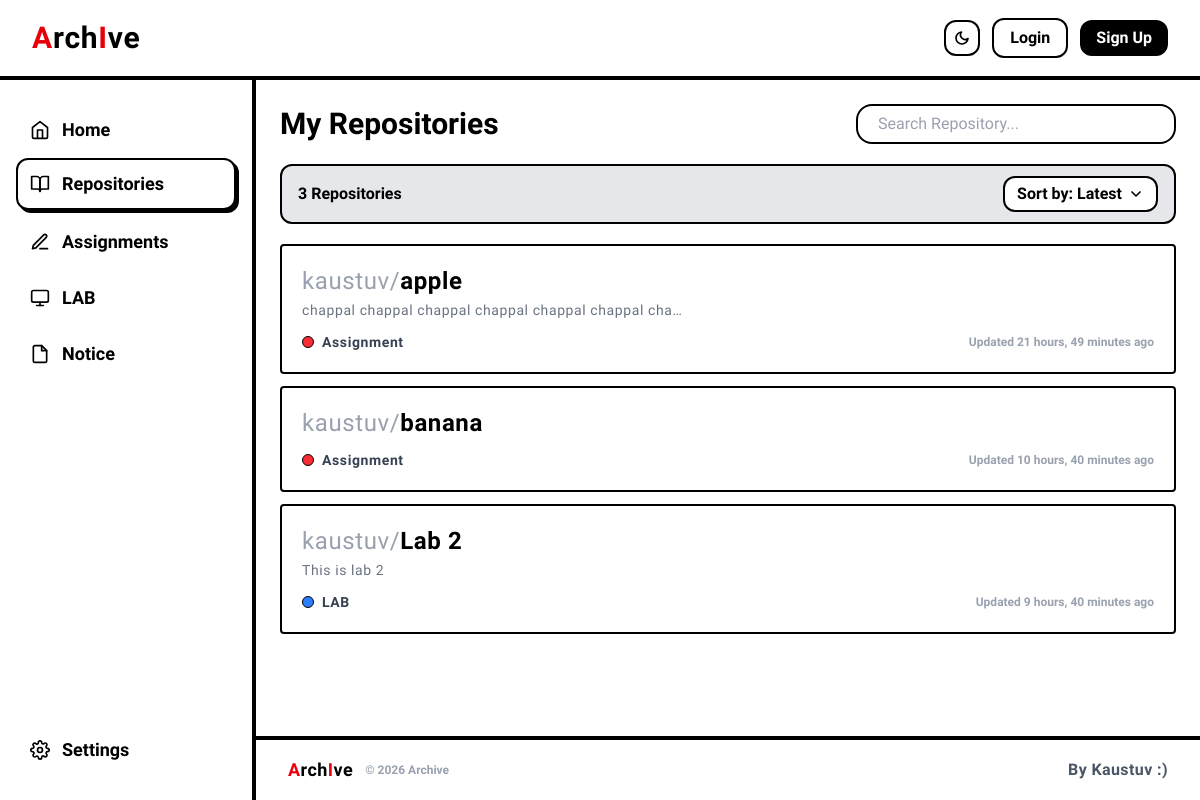
The page /repositories/ on the database its author committed.
### repositories/models.py (models this page shows, shortened)
class Repository(models.Model):
    name = models.CharField(max_length=50)
    owner = models.ForeignKey(User, on_delete=models.CASCADE)
    description = models.TextField(max_length=200, blank=True)
    created_at =models.DateTimeField(auto_now_add=True)
    is_assignment = models.BooleanField(default=False)
    is_lab = models.BooleanField(default=False)
    deadline = models.DateField(null=True, blank=True)

### repositories/views.py (the view)
# urls.py: path('', views.repositories_view, name='repositories'),
def repositories_view(request):
    q = request.GET.get('q', '')
    repositories = Repository.objects.all()
    if q:
        repositories = repositories.filter(name__icontains=q)
    return render(request, 'repositories.html', {
        'repositories': repositories,
        'q': q,
    })

### archive_core/context_processors.py (called while the page is built)
def notices_unread(request):
    return {
        'notices_unread_count': Notice.objects.filter(is_read=False).count()
    }

### repositories/templates/repositories.html (shortened to what this page needs)
{% extends 'base.html' %}
{% block content %}
<div class="p-4 md:p-6 space-y-5">
  <div class="flex flex-col sm:flex-row sm:items-center justify-between gap-3">
    <h1
      class="text-2xl md:text-3xl font-bold whitespace-nowrap text-black dark:text-white"
    >
      My Repositories
    </h1>
    <div
      class="flex flex-col sm:flex-row items-stretch sm:items-center gap-2 w-full sm:w-auto"
    >
      <form method="GET">
        <input
          type="text"
          name="q"
          placeholder="Search Repository..."
          value="{{ request.GET.q }}"
          class="border-2 border-black dark:border-white rounded-2xl py-1.5 px-5 text-base placeholder-gray-400 focus:outline-none focus:shadow-[2px_2px_0px_0px_rgba(0,0,0,1)] dark:focus:shadow-[2px_2px_0px_0px_rgba(255,255,255,1)] transition-all bg-white dark:bg-zinc-900 w-full sm:w-64 md:w-80 text-left text-black dark:text-white"
        />
      </form>
    </div>
  </div>
  <div
    class="bg-gray-200 dark:bg-zinc-900 border-2 border-black dark:border-white rounded-xl px-4 py-2.5 flex justify-between items-center text-black dark:text-white"
  >
    <span class="text-base font-bold" id="repo-count">
      {{ repositories|length }} {% if repositories|length == 1 %}Repository
      {%else %}Repositories{% endif %}
    </span>
    <div class="relative">
      <button
        id="sort-toggle"
        class="sort-btn flex items-center gap-1.5 text-base font-bold px-3 py-1 border-2 border-black dark:border-white rounded-xl bg-white dark:bg-zinc-950 transition-colors"
      >
        Sort by: Latest
        <svg
          class="w-4 h-4 transition-transform duration-200"
          id="sort-chevron"
          fill="none"
          stroke="currentColor"
          stroke-width="2.5"
          stroke-linecap="round"
          stroke-linejoin="round"
          viewBox="0 0 24 24"
        >
          <polyline points="6 9 12 15 18 9" />
        </svg>
      </button>
    </div>
  </div>
  <div class="space-y-3 flex flex-col" id="repo-list">
    {% for repo in repositories %}
    <a
      href="{% url 'repo-detail' username=repo.owner.username repo_name=repo.name %}"
      data-name="{{ repo.name }}"
      data-timestamp="{{ repo.created_at|date:'U' }}"
    >
      <div
        class="repo-card border-2 border-black dark:border-white rounded-sm p-4 md:p-5 bg-white dark:bg-zinc-900 flex flex-col sm:flex-row sm:justify-between sm:items-end gap-3 cursor-pointer"
      >
        <div class="space-y-3">
          <h2
            class="text-xl md:text-2xl tracking-wide leading-tight text-black dark:text-white"
          >
            <span class="text-gray-400 dark:text-zinc-500 font-normal"
              >{{ repo.owner.username }}/</span
            ><span class="font-bold">{{ repo.name }}</span>
            {% if repo.description %}
            <p
              class="text-sm text-gray-500 dark:text-zinc-400 font-normal mt-1 truncate max-w-sm"
            >
              {{ repo.description }}
            </p>
            {% endif %}
            <div
              class="flex flex-wrap justify-between items-center gap-2 mt-3 text-sm"
            >
              <div
                class="flex items-center gap-2 font-bold text-gray-700 dark:text-zinc-300"
              >
                {% if repo.is_assignment %}
                <span
                  class="w-3 h-3 rounded-full bg-red-500 border border-black dark:border-white flex-shrink-0"
                ></span>
                Assignment {% endif %} {% if repo.is_lab %}
                <span
                  class="w-3 h-3 rounded-full bg-blue-500 border border-black dark:border-white flex-shrink-0"
                ></span>
                LAB
                {% endif %}
              </div>
            </div>
          </h2>
        </div>
        <span
          class="text-xs text-gray-400 dark:text-zinc-500 font-bold sm:pb-0.5 whitespace-nowrap"
        >
          Updated {{ repo.created_at|timesince }} ago
        </span>
      </div>
    </a>
    {% endfor %}
  </div>
</div>
{% endblock %}

### templates/base.html (style rules this page uses)
body { font-family: "Architects Daughter", cursive, sans-serif; }
.repo-card { transition: transform 0.15s ease, box-shadow 0.15s ease; }

### repositories/templates/repositories.html (style rules this page uses)
.repo-card { transition: transform 0.15s ease, box-shadow 0.15s ease; }

### rows shown on the page
Repository: owner.username "kaustuv", name "apple", description "chappal chappal chappal chappal chappal chappal cha…", is_assignment True (drawn), created_at "21 hours, 49 minutes"
Repository: owner.username "kaustuv", name "banana", is_assignment True (drawn), created_at "10 hours, 40 minutes"
Repository: owner.username "kaustuv", name "Lab 2", description "This is lab 2", is_lab True (drawn), created_at "9 hours, 40 minutes"

### other values the page prints
{{ repositories|length }} "3"
